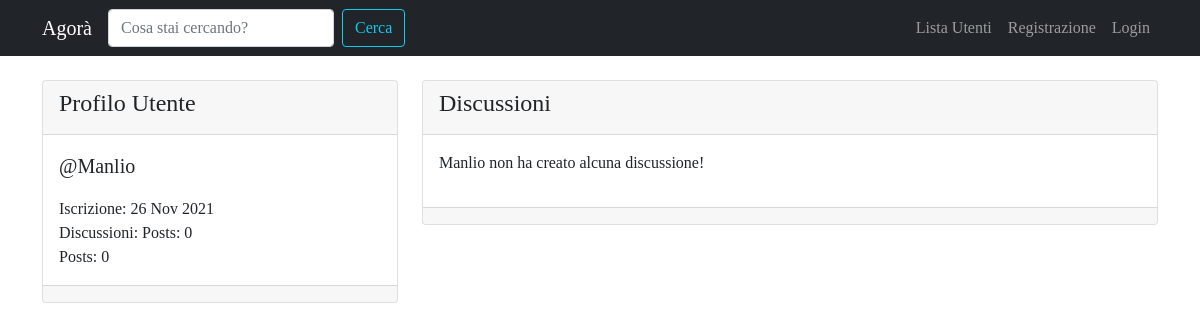
Page /user/Manlio/ on the earlier database version.
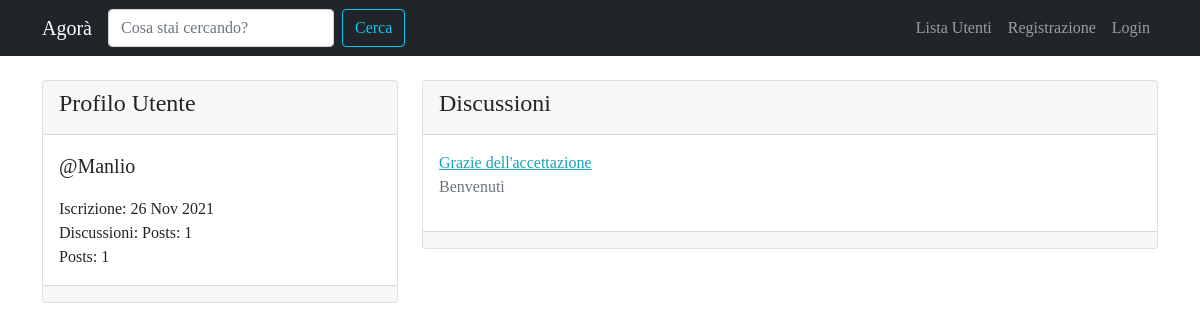
Same page on the later database version.
### forum/models.py (models this page shows, shortened)
class Discussione(models.Model):
    titolo = models.CharField(max_length=120)
    data_creazione = models.DateTimeField(auto_now_add=True)
    autore_discussione = models.ForeignKey(User, on_delete=models.CASCADE, related_name="discussioni")
    sezione_appartenenza = models.ForeignKey(Sezione, on_delete=models.CASCADE)
    def get_absolute_url(self):
        return reverse("visualizza_discussione", kwargs={"pk": self.pk})
    class Meta:
        verbose_name = "Discussione"
        verbose_name_plural = "Discussioni"

class Sezione(models.Model):
    nome_sezione = models.CharField(max_length=80)
    descrizione = models.CharField(max_length=150, blank=True, null=True)
    logo_sezione = models.ImageField(blank=True, null=True)
    def __str__(self):
        return self.nome_sezione
    class Meta:
        verbose_name = "Sezione"
        verbose_name_plural = "Sezioni"

### core/views.py (the view)
# urls.py: path('user/<str:username>/', views.user_profile_view, name='user_profile'),
def user_profile_view(request, username):
    user = get_object_or_404(User, username=username)
    discussioni_utente = Discussione.objects.filter(autore_discussione=user).order_by("-pk")
    context = {'user': user, 'discussioni_utente': discussioni_utente}
    return render(request, 'core/user_profile.html', context)

### core/templates/core/user_profile.html (shortened to what this page needs)
{% extends 'base.html' %}
{% block content %}
<div class="row mt-3">
    <div class="col-4">
        <div class="card my-2">
            <div class="card-header">
                <h4>{% if request.user == user %}Il Tuo {% endif %}Profilo Utente</h4>
            </div>
            <div class="card-body">
                <p class="lead">@{{ user }}</p>
                <p class="mb-0">Iscrizione: {{ user.date_joined|date:"d M Y" }}</p>
                <p class="mb-0">Discussioni: Posts: {{ user.discussioni.count }}</p>
                <p class="mb-0">Posts: {{ user.posts.count }}</p>
            </div>
            <div class="card-footer"></div>
        </div>
    </div>
    <div class="col-8">
        <div class="card my-2">
            <div class="card-header">
                <h4>Discussioni</h4>
            </div>
            <div class="card-body">
                {% for discussione in discussioni_utente %}
                    <a href="{{ discussione.get_absolute_url }}">{{ discussione.titolo }}</a>
                    <p class="text-muted">{{ discussione.sezione_appartenenza }}</p>
                {% empty %}
                    {% if request.user != user %}
                        <p>{{ user }} non ha creato alcuna discussione! </p>
                    {% else %}
                        <p>Non hai creato alcuna discussione, inizia subito!</p>
                    {% endif %}
                {% endfor %}
            </div>
            <div class="card-footer"></div>
        </div>
    </div>
</div>
{% endblock content %}

Differences in the rows shown:
added Discussione: titolo "Grazie dell'accettazione", sezione_appartenenza "Benvenuti"
Other differences:
{{ user.discussioni.count }}: "0" → "1"
{{ user.posts.count }}: "0" → "1"
{{ user }}: "Manlio" → (not shown)
text no longer shown: "non ha creato alcuna discussione!"
